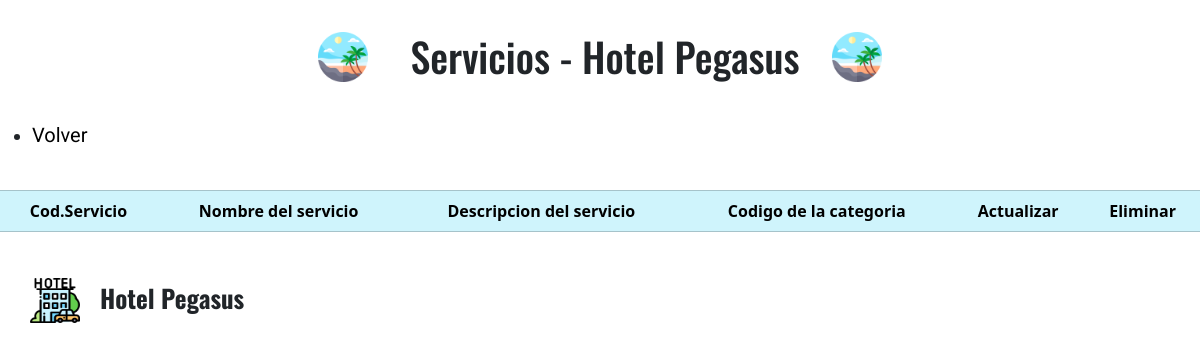
The page /servicios/verServicios on the database as committed earlier.
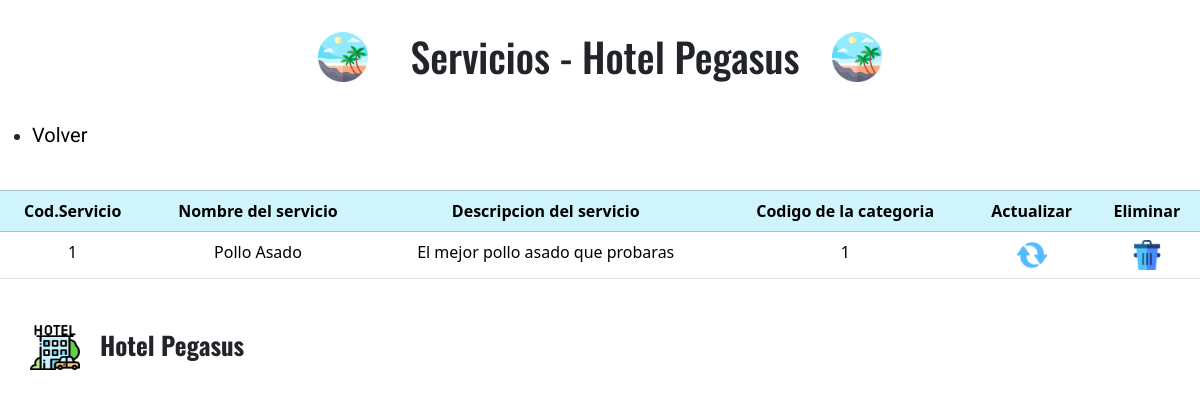
The same page on the database as committed later.
### serviciosGestion/models.py (models this page shows)
class tb_servicio(models.Model):
    codigo_ser = models.AutoField(primary_key =True,verbose_name = 'Codigo del servicio')
    nombre_ser = models.CharField(max_length=70, verbose_name = 'Nombre del servicio o producto')
    descripcion_ser = models.TextField(verbose_name = 'Descripcion del servicio')
    imagen_ser = models.ImageField(verbose_name = 'Imagen del servicio',upload_to=None, height_field=None, width_field=None, max_length=None)
    codigo_cat = models.ForeignKey("tb_categoria", verbose_name = "Categoria del servicio", on_delete=models.CASCADE)

class tb_categoria(models.Model):
    codigo_cat = models.AutoField(primary_key=True, verbose_name = 'Codigo de la categoria')
    nombre_cat = models.CharField(max_length=70, verbose_name = 'Nombre de la categoria')
    descripcion_cat = models.TextField(verbose_name = 'Descripcion de la categoria')
    imagen_cat = models.ImageField(verbose_name = 'Imagen de la categoria',upload_to='media', height_field=None, width_field=None, max_length=None)

### serviciosGestion/views.py (the view)
# urls.py: path('verServicios', verServicios, name = 'verServicios'),
def verServicios(request):
    try:
        servicios = tb_servicio.objects.all()
        contexto = {
            'servicios' : servicios
        }
    except Exception:
        return render(request,'errorUsuario.html')
    else:
        return render(request,'mostrarServicios.html',contexto)

### templates/mostrarServicios.html (shortened to what this page needs)
{% load static %}
<!DOCTYPE html>
<html lang="es">
<head>
    <link href="https://cdn.jsdelivr.net/npm/bootstrap@5.3.2/dist/css/bootstrap.min.css" rel="stylesheet">
    <link rel="stylesheet" href="{% static 'css/verUsuarios.css' %}">
</head>
<body>
    <header>
        <div class="logoIzquierdo">
            <img src="{% static 'img/playa.png' %}" alt="logoIzquierda">
        </div>
        <h1 class="tituloEncabezado">Servicios - Hotel Pegasus</h1>
        <div class="logoIzquierdo">
            <img src="{% static 'img/playa.png' %}" alt="logoIzquierda">
        </div>
    </header>
    <ul>
        <li>
            <a href="{% url 'ingresaServicios' %}">Volver</a>
        </li>
    </ul>
    <table class="table">
        <br>
        <thead class="table-info table-bordered">
                <tr>
                    <th scope='col'>Cod.Servicio</th>
                    <th scope='col'>Nombre del servicio</th>
                    <th scope='col'>Descripcion del servicio</th>
                    <th scope='col'>Codigo de la categoria</th>
                    <th scope='col'>Actualizar</th>
                    <th scope='col'>Eliminar</th>
                </tr>
            {% for i in servicios %}
            </thead>
                <tr>
                    <td>{{i.codigo_ser}}</td>
                    <td>{{i.nombre_ser}}</td>
                    <td>{{i.descripcion_ser}}</td>
                    <td>{{i.codigo_cat.codigo_cat}}</td>
                    <td>
                        <a href="actualizaServicio/{{i.codigo_ser}}"><img src="{% static "img/actualizar.png" %}" alt="imagenActualizar" width="30px"></a>
                    </td>
                    <td>
                        <a href="eliminarServicio/{{i.codigo_ser}}"><img src="{% static "img/eliminar.png"%}" alt="imagenEliminar" width='30px'></a>
                    </td>
                </tr>
            {% endfor %}
    </table>
    <footer>
        <div class="contenedorFooter">
            <img src="{% static 'img/hotel.png' %}" alt="hotelIcono">
            <h3>Hotel Pegasus</h3>
        </div>
    </footer>
</body>
</html>

Rows that differ between the two databases and show on the page:
added tb_servicio: codigo_ser "1", nombre_ser "Pollo Asado", descripcion_ser "El mejor pollo asado que probaras", codigo_cat.codigo_cat "1"
